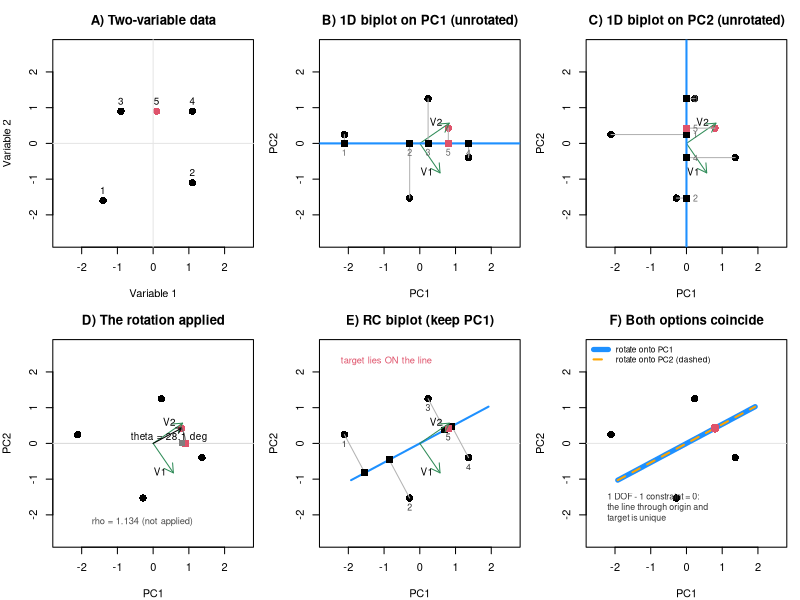

The R script that drew this image:
# Originated in the `Explain XAI code` project's sandbox as
# `R/In-development/17_1a_toy-2d-to-1d-rotation.R` (snapshot 2026-09-10). This repo
# is now this script's home; edit it here.

# ============================================================================
# The Procrustes rotation at minimum scale — 2 variables reduced to a 1D biplot
# ----------------------------------------------------------------------------
# Supersedes "A3 Rotated Biplot.R", from which the data and the panel layout are
# taken. Redone in line with script 17_1: RC naming, trace-based RSS, and the
# adequacy / predictivity block.
#
# Five points in two variables are reduced to a ONE-dimensional biplot (r = 1),
# and the basis is rotated so that target point 5 lies exactly on that line.
# Because there is only one component left to draw, this is the smallest setting
# in which the rotation can be shown at all -- which is why it is a good place to
# build intuition, and why that intuition needs the warning at the bottom.
#
# THE QUESTION THIS SCRIPT ANSWERS: rotate onto PC1, or onto PC2?
#
# The answer is that IT MAKES NO DIFFERENCE. The two options produce the same
# rotation matrix A, the same retained axis, the same adequacy, the same RSS and
# the same sample predictivity. Only rho differs (1.134 vs 2.120), and rho is
# computed and then deliberately discarded -- by the thesis and by the package
# alike -- so nothing that is drawn depends on it.
#
# WHY THEY COINCIDE. The padding cbind(Y %*% Vr, 0) puts the retained score in
# SLOT 1 whichever component is nominated, so the target's reduced representation
# points along e1 either way. The Procrustes cross-product is C = 2*u*w' with
# w = (u_keep, 0): the same rank-1 column space (u) and row space (e1) in both
# cases, differing only by the scalar u_keep. A positive scalar does not change
# an SVD's singular vectors, so A comes out identical.
#
# The geometric version of the same statement: the retained axis is the TARGET'S
# OWN DIRECTION (verified below for all five points). In 2D there is exactly one
# line through the origin that contains the target, so there is nothing to choose.
#
# WHAT "DISAPPEARS", PRECISELY. Not PC2. BOTH original components disappear: the
# retained axis is RC1 = the target's direction, which is neither PC1 nor PC2, and
# the dropped axis is RC2 = its perpendicular. Per-variable adequacy moves from
# (0.3205, 0.6795) to (0.0122, 0.9878) -- variable 1's representation nearly
# vanishes while variable 2's becomes near-total. This is the r = 1 form of the
# point 17_1 makes at r = 2: after the rotation the original PC labels stop
# applying, and the axes are rotated components.
#
# WHERE THIS INTUITION BREAKS -- read this before generalising from the picture.
#
#   setting            subspace DOF   minus "contains the target"   free
#   p=2, r=1 (here)          1                  -1                   0   unique
#   p=3, r=2 (17_1)          2                  -1                   1
#   p=4, r=2 (17_2)          4                  -1                   3
#
# This toy is the ONLY case in the family where the rotation is fully determined.
# From p = 3 on there is leftover freedom, the Procrustes SVD resolves it
# arbitrarily, and the resulting plane is not reproducible -- see 17_1 section 15c
# and biplot_rotation_and_pair_selection.md section 4.1.
#
# A residue of that freedom is visible even here: for points 1 and 4 the two
# options give DIFFERENT A matrices, yet the same retained axis. At p = 2 the
# degenerate subspace is one-dimensional, so the only freedom is the orientation
# of the DISCARDED axis -- which a 1D biplot never shows.
#
# CAVEAT ON THE THESIS NUMBERS. theta = 28.14 deg and rho = 1.134 reproduce the
# thesis's "28 degree rotation, rho = 1/1.13" (note section 2.5) exactly. But the
# thesis reports sample predictivity 0.72 -> 1 and RSS 0.28 -> 4 of 14, where this
# data gives 0.7776 -> 1 and 4.307 -> 4.927 of 11.4. These five points are
# therefore probably NOT the thesis's dataset; do not read the agreement in theta
# and rho as reproduction of the worked example.
#
# NOTE ON GRAPHICS. Base R, deliberately: a 5-point 2D example reads better as
# annotated static panels. Base-R plots do NOT render through Quarto's `#| file:`
# (CLAUDE.md section 6), so this would need a static export or a plotly rewrite
# before any article use.
# ============================================================================

rm(list = ls())

# --- 0) Data (A3's five points), centred but NOT scaled ---------------------
# Centring only, as A3 does. Consequently tr(X'X) = (n-1)*p does NOT apply here
# (that identity needs standardised data); total SS is 11.4, not 8. The other
# trace identity does hold and is asserted below: unrotated RSS == d[2]^2.
X.start <- matrix(c(1.5, 1.5,
                    4,   2,
                    2,   4,
                    4,   4,
                    3,   4), ncol = 2, byrow = TRUE)
X.st <- scale(X.start, center = TRUE, scale = FALSE)
p    <- 2L
i    <- 5L                       # target observation
n    <- nrow(X.st)

svdx <- svd(X.st); V <- svdx$v; D <- svdx$d
x    <- as.numeric(X.st[i, ])
u    <- as.numeric(x %*% V)      # the target in PC coordinates
stopifnot(sqrt(sum(x^2)) > 1e-10, min(D) > 1e-8)

XV2 <- X.st %*% V                # scores on both PCs
d2r <- function(r) r * 180 / pi

# --- 1) The rotation, with the retained component as a parameter ------------
# A3's construction, generalised: `keep` nominates which component becomes the
# 1D biplot. Everything else is A3 line for line.
a3_rot <- function(keep) {
  stopifnot(abs(u[keep]) > 1e-10)   # p=2 form of 17_1's ||w|| -> 0 warning:
                                    # a zero score makes C the zero matrix and A arbitrary
  X3 <- rbind(-X.st[i, , drop = FALSE], matrix(0, 1, p), X.st[i, , drop = FALSE])
  Y  <- X3 %*% V                                      # full-PC representation
  Z  <- X3 %*% V[, keep, drop = FALSE]                # reduced representation
  Z  <- cbind(Z, matrix(0, ncol = p - 1L, nrow = 3))  # padded back out to p columns
  C  <- t(Y) %*% Z
  s  <- svd(C)
  A  <- s$v %*% t(s$u)
  list(A    = A,
       Vrho = V %*% t(A),
       rho  = sum(diag(Z %*% A %*% t(Y))) / sum(diag(t(Z) %*% Z)),
       dsv  = s$d)
}

r1 <- a3_rot(1L)     # option 1: keep PC1
r2 <- a3_rot(2L)     # option 2: keep PC2

cat("=== The target ===\n")
cat(sprintf("  point %d, PC coords u = (%+.4f, %+.4f), ||u|| = %.4f\n",
            i, u[1], u[2], sqrt(sum(u^2))))
cat(sprintf("  angle to PC1 %.2f deg | angle to PC2 %.2f deg | sum %.2f deg (forced in 2D)\n",
            d2r(acos(abs(u[1]) / sqrt(sum(u^2)))),
            d2r(acos(abs(u[2]) / sqrt(sum(u^2)))),
            d2r(acos(abs(u[1]) / sqrt(sum(u^2)))) +
            d2r(acos(abs(u[2]) / sqrt(sum(u^2))))))

cat("\n=== Option 1 (keep PC1) vs option 2 (keep PC2) ===\n")
cat(sprintf("  Procrustes C singular values : keep PC1 %s | keep PC2 %s  -> rank 1 of %d\n",
            paste(format(r1$dsv, digits = 3), collapse = ", "),
            paste(format(r2$dsv, digits = 3), collapse = ", "), p))
cat(sprintf("  applied rotation acos(A[1,1]): keep PC1 %.2f deg | keep PC2 %.2f deg\n",
            d2r(acos(min(1, abs(r1$A[1, 1])))), d2r(acos(min(1, abs(r2$A[1, 1]))))))
cat(sprintf("  retained axis RC1            : keep PC1 (%.6f, %.6f) | keep PC2 (%.6f, %.6f)\n",
            r1$Vrho[1, 1], r1$Vrho[2, 1], r2$Vrho[1, 1], r2$Vrho[2, 1]))
cat(sprintf("  |cos| between the two axes   : %.10f\n",
            abs(sum(r1$Vrho[, 1] * r2$Vrho[, 1]))))
cat(sprintf("  rho (computed, NOT applied)  : keep PC1 %.6f | keep PC2 %.6f  <- the only difference\n",
            r1$rho, r2$rho))

cat("\n=== The retained axis is the target's own direction ===\n")
ux <- x / sqrt(sum(x^2))
cat(sprintf("  x/||x|| = (%.6f, %.6f)\n", ux[1], ux[2]))
for (k in 1:n) {
  xk <- as.numeric(X.st[k, ]); uk <- as.numeric(xk %*% V)
  X3k <- rbind(-X.st[k, , drop = FALSE], matrix(0, 1, p), X.st[k, , drop = FALSE])
  Yk  <- X3k %*% V
  Zk  <- cbind(X3k %*% V[, 1L, drop = FALSE], matrix(0, ncol = p - 1L, nrow = 3))
  sk  <- svd(t(Yk) %*% Zk); Vk <- V %*% t(sk$v %*% t(sk$u))
  cat(sprintf("  point %d: |cos(RC1, x)| = %.12f\n", k,
              abs(sum(Vk[, 1] * xk / sqrt(sum(xk^2))))))
}

# --- 2) Diagnostics: what the rotation costs --------------------------------
# 17_1's section-13 block, with J = diag(1, 0) because the biplot here is 1D.
# RSS uses the TRACE (A3's original summed every matrix entry, which is not a sum
# of squares and made the rotation look like it improved global fit).
J      <- diag(c(1, 0))
S      <- D^2
XtX    <- crossprod(X.st)
tot_SS <- sum(diag(XtX))

rc_diagnostics <- function(Vv, label) {
  # Uv uses the original D; J is diagonal so it commutes with D and the factors
  # cancel, leaving ||proj of x_k onto the kept axis||^2 / ||x_k||^2.
  Uv  <- X.st %*% Vv %*% solve(diag(D))
  adq <- diag(Vv %*% J %*% t(Vv)) / diag(Vv %*% t(Vv))
  axp <- diag(Vv %*% diag(S) %*% J %*% t(Vv)) / diag(Vv %*% diag(S) %*% t(Vv))
  smp <- diag(Uv %*% diag(S) %*% J %*% t(Uv)) / diag(Uv %*% diag(S) %*% t(Uv))
  rss <- tot_SS - sum(diag(XtX %*% Vv %*% J %*% t(Vv)))
  xh  <- max(abs(x %*% Vv[, 1, drop = FALSE] %*% t(Vv[, 1, drop = FALSE]) - x))
  cat(sprintf(paste0("  %-12s adequacy %s | axis-pred %s | RSS %7.4f of %.4f",
                     " | target SP %.6f | others %.4f | max|xhat-x| %.2e\n"),
              label, paste(sprintf("%.4f", adq), collapse = " "),
              paste(sprintf("%.4f", axp), collapse = " "),
              rss, tot_SS, smp[i], mean(smp[-i]), xh))
  list(adq = adq, axp = axp, smp = smp, rss = rss, xh = xh)
}

cat("\n=== What the rotation costs (J = diag(1,0): the 1D biplot) ===\n")
dgA <- rc_diagnostics(V,       "unrotated")
dg1 <- rc_diagnostics(r1$Vrho, "keep PC1")
dg2 <- rc_diagnostics(r2$Vrho, "keep PC2")

cat(sprintf(paste0("\n  THE TRADE: target %d becomes EXACT (%.4f -> %.6f) while the other %d\n",
                   "  points get slightly worse (%.4f -> %.4f) and the residual rises\n",
                   "  (%.4f -> %.4f of %.4f). Variable %d's representation is what collapses\n",
                   "  (adequacy %.4f -> %.4f): the axes are no longer PC1 and PC2.\n"),
            i, dgA$smp[i], dg1$smp[i], n - 1L,
            mean(dgA$smp[-i]), mean(dg1$smp[-i]),
            dgA$rss, dg1$rss, tot_SS,
            which.min(dg1$adq), dgA$adq[which.min(dg1$adq)], min(dg1$adq)))

# --- 3) The equivalence, asserted -------------------------------------------
stopifnot(
  max(abs(r1$A - r2$A)) < 1e-12,                                   # same rotation
  abs(abs(sum(r1$Vrho[, 1] * r2$Vrho[, 1])) - 1) < 1e-12,          # same retained axis
  abs(abs(sum(r1$Vrho[, 1] * ux)) - 1) < 1e-12,                    # = the target's direction
  abs(dg1$rss - dg2$rss) < 1e-10,                                  # same cost
  max(abs(dg1$adq - dg2$adq)) < 1e-10,
  abs(dg1$smp[i] - 1) < 1e-8, abs(dg2$smp[i] - 1) < 1e-8,          # target becomes exact
  dg1$xh < 1e-10, dg2$xh < 1e-10, dgA$xh > 1e-3,                   # xhat = x only after
  abs(dgA$rss - D[2]^2) < 1e-10                                    # unrotated RSS is d2^2
)
cat("\n  All equivalence assertions pass: the two options are the same biplot.\n")

# --- 4) Degrees of freedom: why this toy is the only unambiguous case -------
cat("\n=== Degrees of freedom ===\n")
# CORRECTED 2026-09-10. This table previously ran subspace / constraint / free and
# gave "free = 3" at p = 4, citing the note's "3-dimensional manifold". That 3 is
# the count of free ROTATIONS, not of free PLANES, and the two are different
# numbers: containing a fixed line is TWO conditions on Gr(2,4), not one, so the
# plane family has dimension 2. Measured numerically in 17_3 section 4 (tangent
# rank 2) and in 17_2 section 8a. The difference between the columns is the
# leftover freedom in the frame once the plane is fixed.
dof <- data.frame(
  setting     = c("p=2, r=1  (this script)", "p=3, r=2  (17_1)", "p=4, r=2  (17_2)"),
  planes      = c(0L, 1L, 2L),
  rotations   = c(1L, 2L, 3L),
  consequence = c("plane unique -- both options coincide",
                  "1 free plane direction; plane not reproducible",
                  "2 free plane directions; 3-dim manifold of rotations")
)
print(dof, row.names = FALSE)
cat("  'planes' counts admissible 2-planes (or lines, at r = 1) through the target;\n")
cat("  'rotations' counts the orthogonal matrices the Procrustes step may return.\n")
cat("  The rotation is fully determined ONLY here. Do not carry this picture's\n")
cat("  tidiness into p >= 3 -- see 17_1 section 15c and the note's section 4.1.\n")

# --- 5) Panels ---------------------------------------------------------------
op <- par(no.readonly = TRUE)
par(mfrow = c(2, 3), mar = c(4, 4, 3, 1))
cols <- c(1, 1, 1, 1, 2)          # target (point 5) in red
lim  <- c(-2.6, 2.6)

## A) the data in variable space
plot(X.st, asp = 1, col = cols, pch = 16, cex = 1.5, xlim = lim, ylim = lim,
     xlab = "Variable 1", ylab = "Variable 2", main = "A) Two-variable data")
text(X.st[, 1], X.st[, 2], labels = seq_len(n), pos = 3, cex = 0.9)
abline(h = 0, v = 0, col = "grey90")

## B) unrotated biplot, keeping PC1 -- the first option's starting point
plot(XV2, asp = 1, col = cols, pch = 16, cex = 1.5, xlim = lim, ylim = lim,
     xlab = "PC1", ylab = "PC2", main = "B) 1D biplot on PC1 (unrotated)")
for (k in 1:p) {
  arrows(0, 0, V[k, 1], V[k, 2], col = "seagreen", length = 0.1)
  text(V[k, 1], V[k, 2], labels = paste0("V", k), pos = 2, cex = 0.9)
}
abline(h = 0, lwd = 2, col = "dodgerblue")
segments(XV2[, 1], 0, XV2[, 1], XV2[, 2], col = "grey70")
points(XV2[, 1], rep(0, n), pch = 15, cex = 1.4, col = cols)
text(XV2[, 1], -0.25, labels = seq_len(n), cex = 0.8, col = "grey40")

## C) unrotated biplot, keeping PC2 -- the second option's starting point
plot(XV2, asp = 1, col = cols, pch = 16, cex = 1.5, xlim = lim, ylim = lim,
     xlab = "PC1", ylab = "PC2", main = "C) 1D biplot on PC2 (unrotated)")
for (k in 1:p) {
  arrows(0, 0, V[k, 1], V[k, 2], col = "seagreen", length = 0.1)
  text(V[k, 1], V[k, 2], labels = paste0("V", k), pos = 2, cex = 0.9)
}
abline(v = 0, lwd = 2, col = "dodgerblue")
segments(0, XV2[, 2], XV2[, 1], XV2[, 2], col = "grey70")
points(rep(0, n), XV2[, 2], pch = 15, cex = 1.4, col = cols)
text(0.25, XV2[, 2], labels = seq_len(n), cex = 0.8, col = "grey40")

## D) the rotation that is actually applied
theta <- acos(min(1, abs(r1$A[1, 1])))
plot(XV2, asp = 1, col = cols, pch = 16, cex = 1.5, xlim = lim, ylim = lim,
     xlab = "PC1", ylab = "PC2", main = "D) The rotation applied")
abline(h = 0, col = "grey85")
for (k in 1:p) {
  arrows(0, 0, V[k, 1], V[k, 2], col = "seagreen", length = 0.1)
  text(V[k, 1], V[k, 2], labels = paste0("V", k), pos = 2, cex = 0.9)
}
arrows(0, 0, XV2[i, 1], XV2[i, 2], length = 0.06)          # target's vector
arc <- seq(0, theta, length.out = 200)
lines(cos(arc) * sqrt(sum(u^2)), sin(arc) * sqrt(sum(u^2)), col = "grey40")
points(sqrt(sum(u^2)), 0, pch = 15, cex = 1.4, col = 2)    # where it lands (full length)
points(XV2[i, 1], 0, pch = 15, cex = 1.2, col = "grey50")  # orthogonal projection (shorter)
text(sqrt(sum(u^2)) / 2, 0.18,
     labels = sprintf("theta = %.1f deg", d2r(theta)), cex = 0.9)
text(-1.9, -2.2, labels = sprintf("rho = %.3f (not applied)", r1$rho),
     cex = 0.85, col = "grey30", pos = 4)

## E) the rotated component (RC) biplot
XVrho <- X.st %*% r1$Vrho
plot(XV2, asp = 1, col = cols, pch = 16, cex = 1.5, xlim = lim, ylim = lim,
     xlab = "PC1", ylab = "PC2", main = "E) RC biplot (keep PC1)")
abline(h = 0, col = "grey90")
L  <- max(abs(XVrho[, 1])) * 1.25
uu <- r1$Vrho[, 1] / sqrt(sum(r1$Vrho[, 1]^2))
# the retained axis, drawn in PC coordinates
ax <- as.numeric(t(V) %*% uu)
segments(-L * ax[1], -L * ax[2], L * ax[1], L * ax[2], lwd = 2, col = "dodgerblue")
s  <- as.numeric(XV2 %*% ax)
segments(XV2[, 1], XV2[, 2], s * ax[1], s * ax[2], col = "grey70")
points(s * ax[1], s * ax[2], pch = 15, cex = 1.4, col = cols)
for (k in 1:p) {
  arrows(0, 0, V[k, 1], V[k, 2], col = "seagreen", length = 0.1)
  text(V[k, 1], V[k, 2], labels = paste0("V", k), pos = 2, cex = 0.9)
}
text(XV2[, 1], XV2[, 2], labels = seq_len(n), pos = 1, cex = 0.8, col = "grey20")
text(-2.4, 2.3, labels = "target lies ON the line", cex = 0.85, col = 2, pos = 4)

## F) the punchline -- both options give the same line
plot(XV2, asp = 1, col = cols, pch = 16, cex = 1.5, xlim = lim, ylim = lim,
     xlab = "PC1", ylab = "PC2", main = "F) Both options coincide")
abline(h = 0, col = "grey90")
ax1 <- as.numeric(t(V) %*% (r1$Vrho[, 1] / sqrt(sum(r1$Vrho[, 1]^2))))
ax2 <- as.numeric(t(V) %*% (r2$Vrho[, 1] / sqrt(sum(r2$Vrho[, 1]^2))))
segments(-L * ax1[1], -L * ax1[2], L * ax1[1], L * ax1[2],
         lwd = 5, col = "dodgerblue")                       # from keeping PC1
segments(-L * ax2[1], -L * ax2[2], L * ax2[1], L * ax2[2],
         lwd = 2, col = "orange", lty = 2)                  # from keeping PC2
points(XV2[i, 1], XV2[i, 2], pch = 16, cex = 1.8, col = 2)
legend("topleft", bty = "n", cex = 0.75,
       legend = c("rotate onto PC1", "rotate onto PC2 (dashed)"),
       col = c("dodgerblue", "orange"), lty = c(1, 2), lwd = c(5, 2))
text(-2.4, -1.9, cex = 0.8, col = "grey20", pos = 4,
     labels = "1 DOF - 1 constraint = 0:\nthe line through origin and\ntarget is unique")

par(op)

cat("\nPanels drawn. Panel F is the demonstration: the two lines superimpose.\n")
